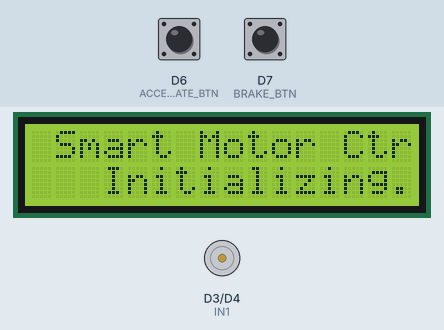
Recording of a sketch running on a simulated ESP8266 (NodeMCU). Shown: 16×2 character LCD, motor-driver pin pairs drawn as motors (green arrow = first pin HIGH = forward, orange = second pin HIGH = backward, longer = more drive, scaled by the enable pin). Inputs (shaded band) come from the test bench; at power-on: D6 (ACCELERATE_BTN) HIGH, D7 (BRAKE_BTN) HIGH. What the sketch prints to the serial monitor is not drawn.

Above: at 1.1 s.
At 3.8 s:
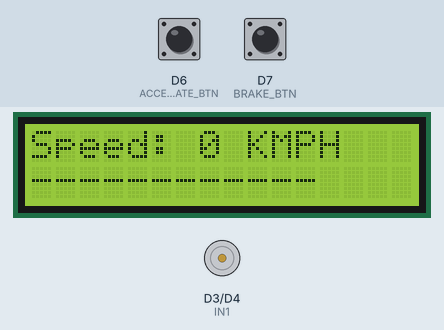
3.9 s: D6 (ACCELERATE_BTN) pulled LOW for 0.15 s
At 5.2 s:
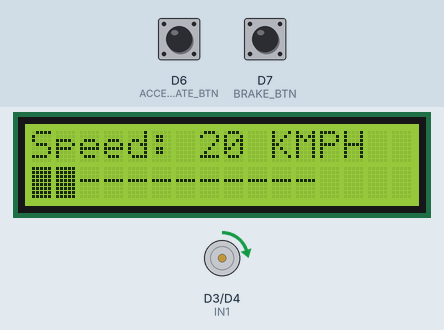
5.5 s: D7 (BRAKE_BTN) pulled LOW for 0.15 s
At 6.5 s:
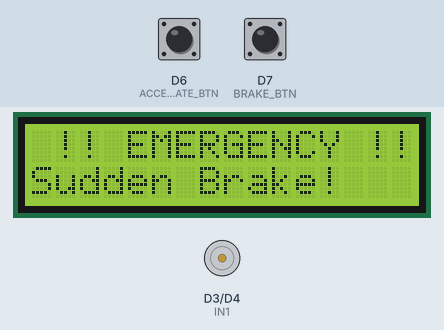
8.6 s: D6 (ACCELERATE_BTN) pulled LOW for 3.2 s
At 10.0 s:
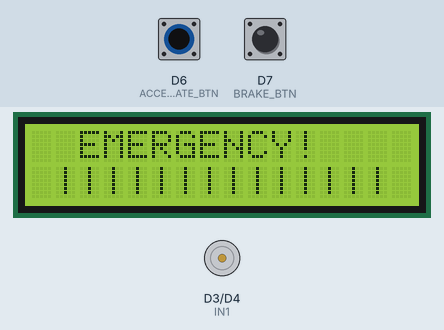
Timing chart, 0 to 11.6 s (numbered marks = the images above; inputs shaded):
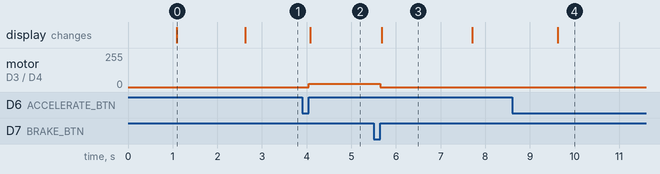

The sketch:

Carmunicate.ino
```cpp
#include <Wire.h>
#include <LiquidCrystal_I2C.h>
#include <espnow.h>
#include <ESP8266WiFi.h>

// LCD
LiquidCrystal_I2C lcd(0x27, 16, 2);

// Motor control pins
#define IN1 D3
#define IN2 D4
#define ENA D5

// Button pins
#define ACCELERATE_BTN D6
#define BRAKE_BTN D7

// Speed variables
int motorPWM = 0;
int kmph = 0;
const int maxPWM = 170;
const int maxKMPH = 140;
const int speedStep = 20;

// Button state tracking
unsigned long accelPressStart = 0;
bool accelWasPressed = false;
bool accelLongPress = false;

unsigned long brakePressStart = 0;
bool brakeWasPressed = false;
bool brakeLongPress = false;

// ESPNOW peer MAC (change if needed)
uint8_t peerAddress[] = {0xEC, 0xFA, 0xBC, 0x77, 0x16, 0x57}; // Replace with the peer ESP Mac address

typedef struct struct_message {
  char action[15];
} struct_message;

struct_message incomingData;

void setup() {
  Serial.begin(9600);
  delay(1000);

  pinMode(IN1, OUTPUT);
  pinMode(IN2, OUTPUT);
  pinMode(ENA, OUTPUT);
  pinMode(ACCELERATE_BTN, INPUT_PULLUP);
  pinMode(BRAKE_BTN, INPUT_PULLUP);

  digitalWrite(IN1, HIGH);
  digitalWrite(IN2, LOW);

  lcd.init();
  lcd.backlight();
  showStartupScreen();

  WiFi.mode(WIFI_STA);
  if (esp_now_init() != 0) {
    Serial.println("ESP-NOW Init Failed");
    return;
  }

  esp_now_set_self_role(ESP_NOW_ROLE_COMBO);
  esp_now_add_peer(peerAddress, ESP_NOW_ROLE_COMBO, 1, NULL, 0);
  esp_now_register_recv_cb(onDataReceive);
}

void loop() {
  handleButtons();
}

void handleButtons() {
  unsigned long now = millis();

  // ACCELERATE
  bool accelPressed = (digitalRead(ACCELERATE_BTN) == LOW);
  if (accelPressed && !accelWasPressed) {
    accelPressStart = now;
    accelWasPressed = true;
    accelLongPress = false;
  } else if (accelPressed && accelWasPressed && !accelLongPress && (now - accelPressStart > 1000)) {
    accelLongPress = true;
    emergencyBrake();
  } else if (!accelPressed && accelWasPressed) {
    if (!accelLongPress) {
      kmph += speedStep;
      kmph = constrain(kmph, 0, maxKMPH);
      motorPWM = map(kmph, 0, maxKMPH, 0, maxPWM);

      // Re-assert direction
      digitalWrite(IN1, HIGH);
      digitalWrite(IN2, LOW);

      analogWrite(ENA, motorPWM);
      updateLCD();
    }
    accelWasPressed = false;
  }

  // BRAKE
  bool brakePressed = (digitalRead(BRAKE_BTN) == LOW);
  if (brakePressed && !brakeWasPressed) {
    brakePressStart = now;
    brakeWasPressed = true;
    brakeLongPress = false;
  } else if (brakePressed && brakeWasPressed && !brakeLongPress && (now - brakePressStart > 1000)) {
    brakeLongPress = true;
    kmph -= 20;
    kmph = constrain(kmph, 0, maxKMPH);
    motorPWM = map(kmph, 0, maxKMPH, 0, maxPWM);

    digitalWrite(IN1, HIGH);
    digitalWrite(IN2, LOW);
    analogWrite(ENA, motorPWM);
    updateLCD();
  } else if (!brakePressed && brakeWasPressed) {
    if (!brakeLongPress) {
      suddenBrake();
    }
    brakeWasPressed = false;
  }
}

void suddenBrake() {
  kmph = 0;
  motorPWM = 0;
  analogWrite(ENA, 0);
  digitalWrite(IN1, LOW);
  digitalWrite(IN2, LOW);

  lcd.clear();
  lcd.setCursor(1, 0);
  lcd.print("!! EMERGENCY !!");
  lcd.setCursor(0, 1);
  lcd.print("Sudden Brake!");

  Serial.println("SUDDEN BRAKE");
  sendESPAlert("BRAKE");

  delay(2000);
  updateLCD();
}

void emergencyBrake() {
  // kmph = 0;
  // motorPWM = 0;
  // analogWrite(ENA, 0);
  // digitalWrite(IN1, LOW);
  // digitalWrite(IN2, LOW);


  lcd.clear();
  lcd.setCursor(2, 0);
  lcd.print("EMERGENCY!");
  lcd.setCursor(1, 1);
  lcd.print("||||||||||||||");

  Serial.println("EMERGENCY STOP");
  sendESPAlert("EMERGENCY");

  delay(2000);
  updateLCD();
}

void sendESPAlert(const char* type) {
  struct_message msg;
  strncpy(msg.action, type, sizeof(msg.action));
  esp_now_send(peerAddress, (uint8_t *)&msg, sizeof(msg));
}

void onDataReceive(uint8_t *mac, uint8_t *incoming, uint8_t len) {
  memcpy(&incomingData, incoming, sizeof(incomingData));
  String alert = String(incomingData.action);

  Serial.print("Received: ");
  Serial.println(alert);

  lcd.clear();
  if (alert == "EMERGENCY") {
    lcd.setCursor(0, 0);
    lcd.print("!!! EMERGENCY !!!");
    lcd.setCursor(0, 1);
    lcd.print("Stop Immediately");
  } else if (alert == "BRAKE") {
    lcd.setCursor(0, 0);
    lcd.print("Nearby Vehicle");
    lcd.setCursor(0, 1);
    lcd.print("Sudden Brake!");
  }

  // Always stop motor
  analogWrite(ENA, 0);
  digitalWrite(IN1, LOW);
  digitalWrite(IN2, LOW);
  kmph = 0;

  delay(2000);
  updateLCD();
}

void updateLCD() {
  lcd.clear();
  lcd.setCursor(0, 0);
  lcd.print("Speed: ");
  lcd.print(kmph);
  lcd.print(" KMPH");

  lcd.setCursor(0, 1);
  int barLength = map(kmph, 0, maxKMPH, 0, 12);
  for (int i = 0; i < 12; i++) {
    lcd.print(i < barLength ? char(255) : '-');
  }
}

void showStartupScreen() {
  lcd.clear();
  lcd.setCursor(1, 0);
  lcd.print("Smart Motor Ctrl");
  lcd.setCursor(3, 1);
  lcd.print("Initializing...");
  delay(1500);
  updateLCD();
}
```

Measured:
- after the input at 3.9 s, motor on D3 (IN1) / D4 (IN2): stopped → forward 24/255 after 0.15 s; the display: changes after 0.18 s (image 2)
- after the input at 5.5 s, motor on D3 (IN1) / D4 (IN2): forward 24/255 → stopped after 0.15 s; the display: changes after 0.18 s (image 3)
- after the input at 8.6 s, the display: changes after 1.0 s (image 4)
- what the display in image 0 shows lasts 1.5 s, from 1.1 s to 2.6 s
- what the display in image 3 shows lasts 2.0 s, from 5.7 s to 7.7 s
